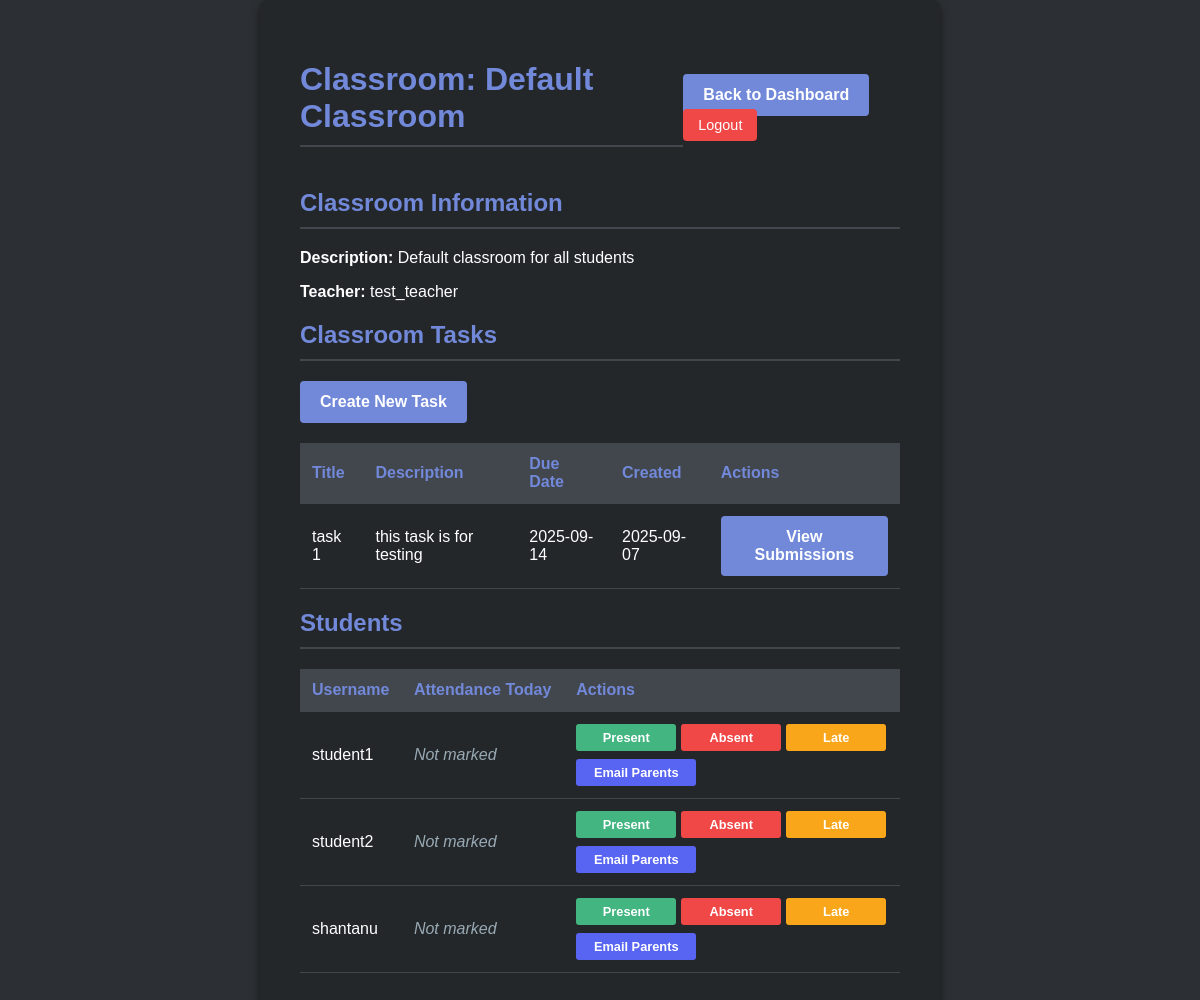
Before: /classroom/1 (signed in) with the older database file.
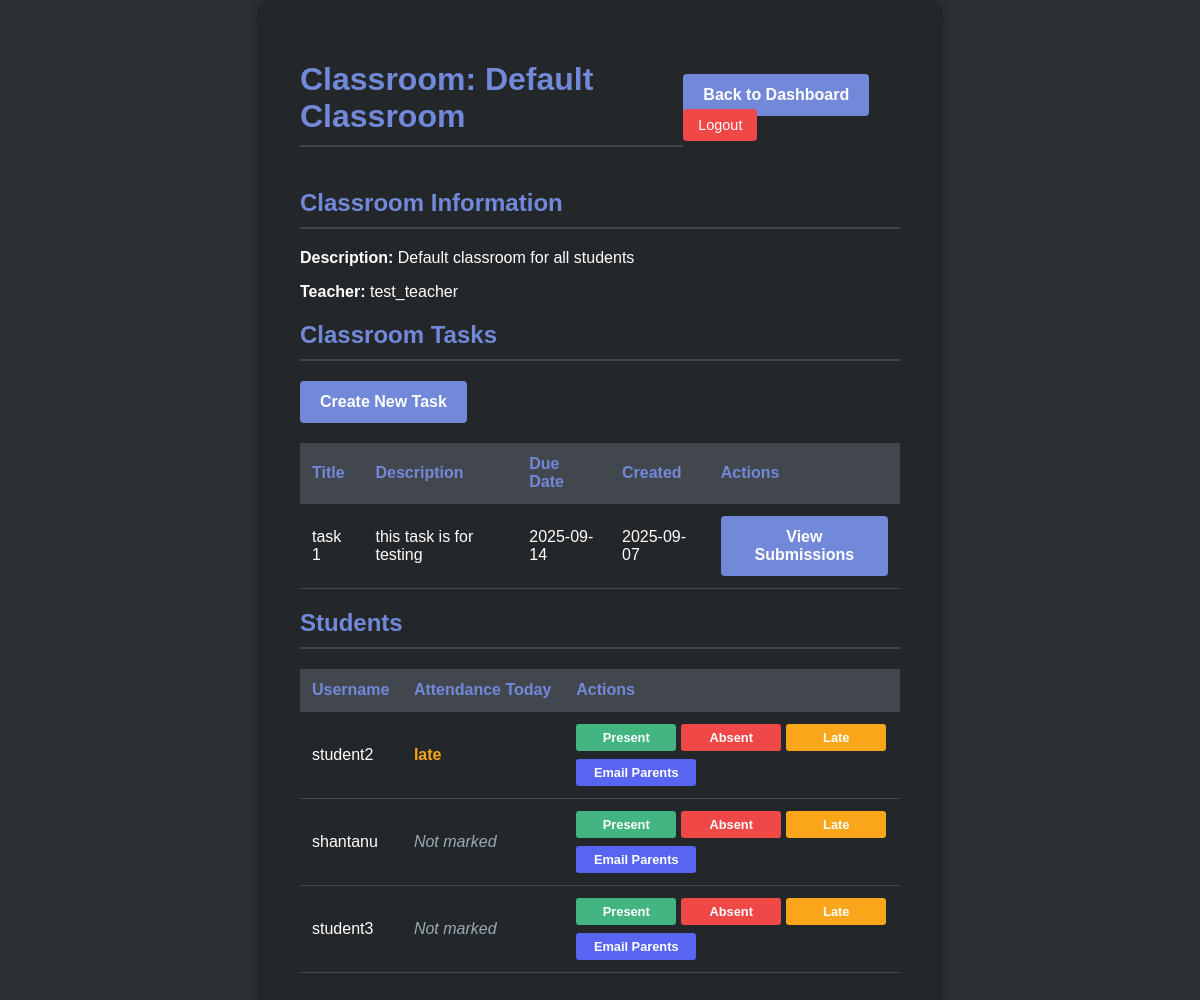
After: the same page with the newer database file.
### database.py (models this page shows, shortened)
class ClassroomTask(db.Model):
    id = db.Column(db.Integer, primary_key=True)
    title = db.Column(db.String(100), nullable=False)
    description = db.Column(db.Text, nullable=False)
    classroom_id = db.Column(db.Integer, db.ForeignKey('classroom.id'), nullable=False)
    teacher_id = db.Column(db.Integer, db.ForeignKey('user.id'), nullable=False)
    created_date = db.Column(db.DateTime, nullable=False, default=datetime.utcnow)
    due_date = db.Column(db.DateTime, nullable=True)
    classroom = db.relationship('Classroom', backref=db.backref('tasks', lazy=True))
    teacher = db.relationship('User', backref=db.backref('created_tasks', lazy=True))

class User(db.Model, UserMixin):
    id = db.Column(db.Integer, primary_key=True)
    username = db.Column(db.String(80), unique=True, nullable=False)
    password_hash = db.Column(db.String(128), nullable=False)
    role = db.Column(db.String(10), nullable=False, default='student') # 'admin', 'teacher', or 'student'
    classroom_id = db.Column(db.Integer, db.ForeignKey('classroom.id'), nullable=True)
    parent_email = db.Column(db.String(120), nullable=True) # Parent's email for notifications

class Attendance(db.Model):
    id = db.Column(db.Integer, primary_key=True)
    user_id = db.Column(db.Integer, db.ForeignKey('user.id'), nullable=False)
    classroom_id = db.Column(db.Integer, db.ForeignKey('classroom.id'), nullable=False)
    date = db.Column(db.DateTime, nullable=False, default=datetime.utcnow)
    status = db.Column(db.String(10), nullable=False) # 'present', 'absent', or 'late'
    user = db.relationship('User', backref=db.backref('attendances', lazy=True))
    classroom = db.relationship('Classroom', backref=db.backref('attendances', lazy=True))

### app.py (the view)
@app.route('/classroom/<int:classroom_id>')
@login_required
def classroom_details(classroom_id):
    classroom = Classroom.query.get_or_404(classroom_id)
    legacy_students = User.query.filter_by(classroom_id=classroom_id, role='student')
    member_students = User.query.join(ClassroomMembership, ClassroomMembership.user_id == User.id) \
        .filter(ClassroomMembership.classroom_id == classroom_id, User.role == 'student')
    students = legacy_students.union(member_students).all()
    today = datetime.now().date()
    attendance_records = Attendance.query.filter(
        Attendance.classroom_id == classroom_id,
        Attendance.date >= today
    ).all()
    attendance_dict = {record.user_id: record.status for record in attendance_records}
    classroom_tasks = ClassroomTask.query.filter_by(classroom_id=classroom_id).order_by(ClassroomTask.created_date.desc()).all()
    student_submissions = {}
    if current_user.role == 'student':
        submissions = Task.query.filter_by(user_id=current_user.id).all()
        student_submissions = {submission.classroom_task_id: submission for submission in submissions if submission.classroom_task_id}
    return render_template(
        'classroom_details.html',
        classroom=classroom,
        students=students,
        attendance_dict=attendance_dict,
        classroom_tasks=classroom_tasks,
        student_submissions=student_submissions
    )

### app.py (called while the page is built)
@login_manager.user_loader
def load_user(user_id):
    return User.query.get(int(user_id))

### templates/classroom_details.html (shortened to what the changed rows need)
<!DOCTYPE html>
<html lang="en">
<head>
    <link rel="stylesheet" href="{{ url_for('static', filename='style.css') }}">
</head>
<body>
    <div class="container">
        <header>
            <h1>Classroom: {{ classroom.name }}</h1>
        </header>
        <section class="classroom-info">
            <h2>Classroom Information</h2>
        </section>
        {% if current_user.role == 'teacher' or current_user.role == 'admin' %}
        <section class="classroom-tasks">
            <h2>Classroom Tasks</h2>
            {% if classroom_tasks %}
            <table>
                <thead>
                    <tr>
                        <th>Title</th>
                        <th>Description</th>
                        <th>Due Date</th>
                        <th>Created</th>
                        <th>Actions</th>
                    </tr>
                </thead>
                <tbody>
                    {% for task in classroom_tasks %}
                    <tr>
                        <td>{{ task.title }}</td>
                        <td>{{ task.description }}</td>
                        <td>{{ task.due_date.strftime('%Y-%m-%d') if task.due_date else 'No due date' }}</td>
                        <td>{{ task.created_date.strftime('%Y-%m-%d') }}</td>
                        <td>
                            <a href="{{ url_for('view_task_submissions', task_id=task.id) }}" class="btn">View Submissions</a>
                        </td>
                    </tr>
                    {% endfor %}
                </tbody>
            </table>
            {% else %}
            <p>No tasks created for this classroom yet.</p>
            {% endif %}
        </section>
        {% endif %}
        <section class="student-list">
            <h2>Students</h2>
            {% if students %}
            <table>
                <thead>
                    <tr>
                        <th>Username</th>
                        <th>Attendance Today</th>
                        {% if current_user.role == 'admin' or current_user.role == 'teacher' %}
                        <th>Actions</th>
                        {% endif %}
                    </tr>
                </thead>
                <tbody>
                    {% for student in students %}
                    <tr>
                        <td>{{ student.username }}</td>
                        <td>
                            {% if student.id in attendance_dict %}
                                <span class="attendance-{{ attendance_dict[student.id] }}">{{ attendance_dict[student.id] }}</span>
                            {% else %}
                                <span class="attendance-not-marked">Not marked</span>
                            {% endif %}
                        </td>
                        {% if current_user.role == 'admin' or current_user.role == 'teacher' %}
                        <td>
                            <div class="attendance-buttons">
                                <a href="{{ url_for('mark_attendance', classroom_id=classroom.id, user_id=student.id, status='present') }}"
                                   class="btn-attendance btn-present">Present</a>
                                <a href="{{ url_for('mark_attendance', classroom_id=classroom.id, user_id=student.id, status='absent') }}"
                                   class="btn-attendance btn-absent">Absent</a>
                                <a href="{{ url_for('mark_attendance', classroom_id=classroom.id, user_id=student.id, status='late') }}"
                                   class="btn-attendance btn-late">Late</a>
                            </div>
                            <div class="email-actions">
                                <a href="{{ url_for('send_parent_notification', classroom_id=classroom.id, user_id=student.id) }}"
                                   class="btn-email">Email Parents</a>
                            </div>
                        </td>
                        {% endif %}
                    </tr>
                    {% endfor %}
                </tbody>
            </table>
            {% else %}
            <p>No students assigned to this classroom yet.</p>
            {% endif %}
        </section>
    </div>
</body>
</html>

Changed rows visible on the page:
no longer on this page (row edited): User: username "student1", shows "Not marked"
shown differently, row unchanged: User "student2": no longer shows "Not marked"
added Attendance: status "late"
added User: username "student3", shows "Not marked"
